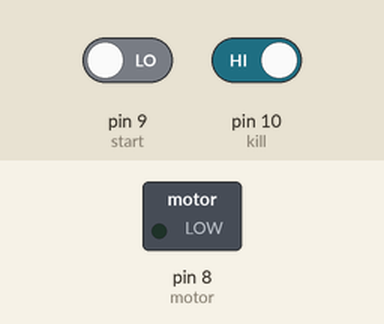
Bench run of a sketch on a simulated Arduino Uno, built with avr-gcc and run on an emulated ATmega328P. Parts: switched loads named in the sketch (green lamp = pin HIGH). Dashed ring = blinking. The inputs (shaded band) are chosen by the test bench; at power-on: pin 9 (start) LOW, pin 10 (kill) HIGH.

Above: at 1.2 s.
1.3 s: pin 9 (start) driven HIGH and pin 10 (kill) driven LOW
At 1.82 s:
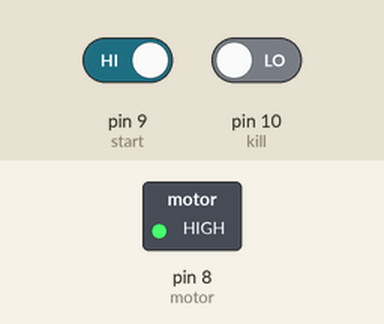
4.3 s: pin 9 (start) driven LOW
5.8 s: pin 10 (kill) driven HIGH
At 6.4 s:
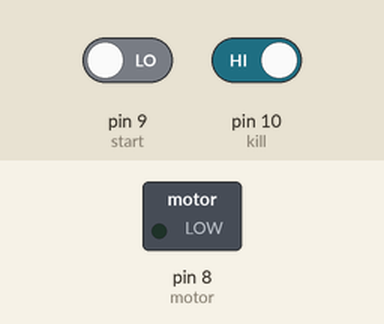
Timing chart, 0 to 8.8 s (numbered marks = the images above; inputs shaded):
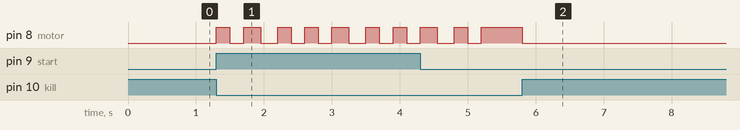

Measured:
- after the input at 1.3 s, pin 8 (motor): alternates HIGH for 0.20 s and LOW for 0.20 s, starting at once
- after the input at 5.8 s, pin 8 (motor): HIGH → LOW at once

The sketch:

projektna_dela.ino
```cpp
int motor = 8;
int start =9;
int check = 0;
int kill =10;
void setup() {
  Serial.begin(9600);
  pinMode(motor,OUTPUT);
  pinMode(start,INPUT);
  pinMode(kill,INPUT);


}

void loop() {
  if(digitalRead(start) == HIGH && digitalRead(kill) == LOW && check == 0){
    digitalWrite(motor,HIGH);
    delay(200);
    digitalWrite(motor,LOW);
    delay(200);
    digitalWrite(motor,HIGH);
    delay(250);
    digitalWrite(motor,LOW);
    delay(250);
    digitalWrite(motor,HIGH);
    delay(200);
    digitalWrite(motor,LOW);
    delay(200);
    if(digitalRead(start) == LOW){
      check=1;
    }
  }
  if(check == 1){
    digitalWrite(motor,HIGH);
  }
  if(digitalRead(kill) == HIGH){
    digitalWrite(motor,LOW);
    check=0;
   }

}
```
